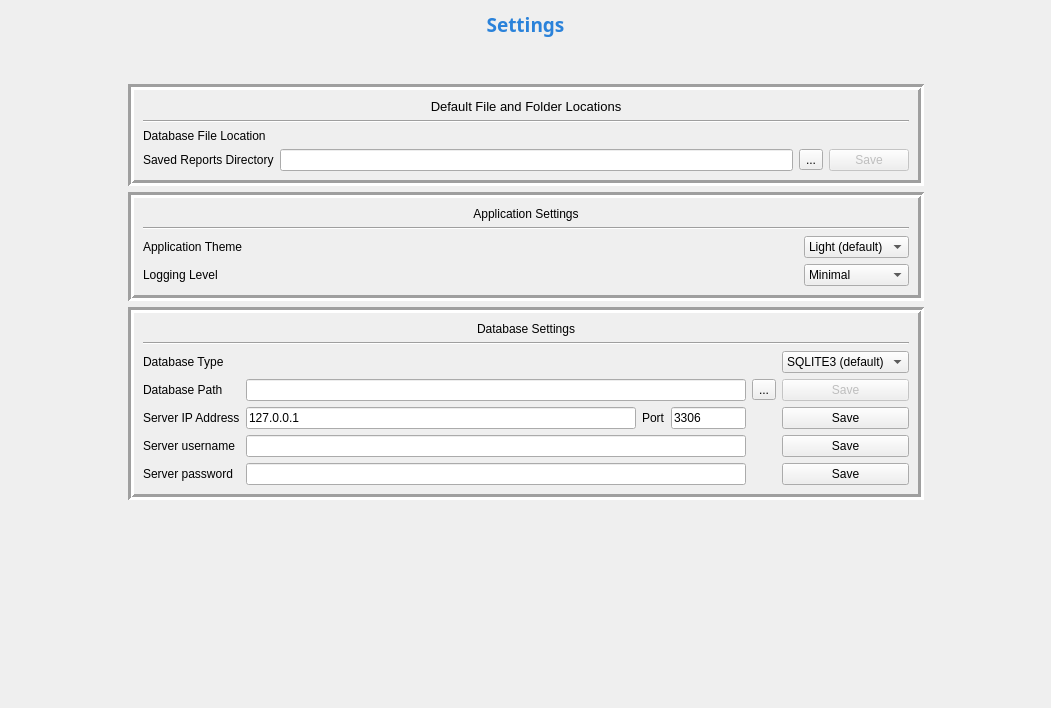
<?xml version="1.0" encoding="UTF-8"?>
<ui version="4.0">
 <class>SettingsPage</class>
 <widget class="QWidget" name="SettingsPage">
  <property name="geometry">
   <rect>
    <x>0</x>
    <y>0</y>
    <width>1051</width>
    <height>708</height>
   </rect>
  </property>
  <property name="windowTitle">
   <string>Form</string>
  </property>
  <layout class="QVBoxLayout" name="verticalLayout_2">
   <item>
    <layout class="QVBoxLayout" name="verticalLayout">
     <item>
      <widget class="QLabel" name="label">
       <property name="font">
        <font>
         <family>Segoe UI Semibold</family>
         <weight>75</weight>
         <bold>true</bold>
        </font>
       </property>
       <property name="text">
        <string>&lt;html&gt;&lt;head/&gt;&lt;body&gt;&lt;p align=&quot;center&quot;&gt;&lt;span style=&quot; font-size:14pt; color:#2a82da;&quot;&gt;Settings&lt;/span&gt;&lt;/p&gt;&lt;/body&gt;&lt;/html&gt;</string>
       </property>
      </widget>
     </item>
     <item>
      <spacer name="verticalSpacer_2">
       <property name="orientation">
        <enum>Qt::Vertical</enum>
       </property>
       <property name="sizeType">
        <enum>QSizePolicy::Preferred</enum>
       </property>
       <property name="sizeHint" stdset="0">
        <size>
         <width>20</width>
         <height>40</height>
        </size>
       </property>
      </spacer>
     </item>
     <item>
      <layout class="QGridLayout" name="gridLayout">
       <item row="4" column="1">
        <widget class="QFrame" name="frame_2">
         <property name="minimumSize">
          <size>
           <width>0</width>
           <height>50</height>
          </size>
         </property>
         <property name="frameShape">
          <enum>QFrame::Box</enum>
         </property>
         <property name="frameShadow">
          <enum>QFrame::Sunken</enum>
         </property>
         <property name="lineWidth">
          <number>3</number>
         </property>
         <layout class="QVBoxLayout" name="verticalLayout_5">
          <item>
           <widget class="QLabel" name="label_7">
            <property name="text">
             <string>&lt;html&gt;&lt;head/&gt;&lt;body&gt;&lt;p align=&quot;center&quot;&gt;Database Settings&lt;/p&gt;&lt;/body&gt;&lt;/html&gt;</string>
            </property>
           </widget>
          </item>
          <item>
           <widget class="Line" name="line_3">
            <property name="orientation">
             <enum>Qt::Horizontal</enum>
            </property>
           </widget>
          </item>
          <item>
           <layout class="QGridLayout" name="gridLayout_4">
            <item row="2" column="1">
             <layout class="QHBoxLayout" name="horizontalLayout_3">
              <item>
               <widget class="QLineEdit" name="lineEdit_ipAddr">
                <property name="text">
                 <string>127.0.0.1</string>
                </property>
               </widget>
              </item>
              <item>
               <widget class="QLabel" name="label_15">
                <property name="text">
                 <string>Port</string>
                </property>
               </widget>
              </item>
              <item>
               <widget class="QLineEdit" name="lineEdit_port">
                <property name="maximumSize">
                 <size>
                  <width>75</width>
                  <height>16777215</height>
                 </size>
                </property>
                <property name="text">
                 <string>3306</string>
                </property>
               </widget>
              </item>
             </layout>
            </item>
            <item row="0" column="1">
             <spacer name="horizontalSpacer_5">
              <property name="orientation">
               <enum>Qt::Horizontal</enum>
              </property>
              <property name="sizeHint" stdset="0">
               <size>
                <width>40</width>
                <height>20</height>
               </size>
              </property>
             </spacer>
            </item>
            <item row="4" column="1">
             <widget class="QLineEdit" name="lineEdit_psswrd">
              <property name="echoMode">
               <enum>QLineEdit::PasswordEchoOnEdit</enum>
              </property>
             </widget>
            </item>
            <item row="3" column="1">
             <widget class="QLineEdit" name="lineEdit_username"/>
            </item>
            <item row="3" column="3">
             <widget class="QPushButton" name="pushButton_usernameSave">
              <property name="text">
               <string>Save</string>
              </property>
             </widget>
            </item>
            <item row="2" column="3">
             <widget class="QPushButton" name="pushButton_IPAddrSave">
              <property name="text">
               <string>Save</string>
              </property>
             </widget>
            </item>
            <item row="4" column="3">
             <widget class="QPushButton" name="pushButton_psswrdSave">
              <property name="text">
               <string>Save</string>
              </property>
             </widget>
            </item>
            <item row="1" column="2">
             <widget class="QToolButton" name="toolButton_fileBrowse">
              <property name="text">
               <string>...</string>
              </property>
             </widget>
            </item>
            <item row="2" column="0">
             <widget class="QLabel" name="label_11">
              <property name="text">
               <string>Server IP Address</string>
              </property>
             </widget>
            </item>
            <item row="1" column="1">
             <widget class="QLineEdit" name="lineEdit_dbFile">
              <property name="enabled">
               <bool>true</bool>
              </property>
              <property name="sizePolicy">
               <sizepolicy hsizetype="MinimumExpanding" vsizetype="Fixed">
                <horstretch>0</horstretch>
                <verstretch>0</verstretch>
               </sizepolicy>
              </property>
              <property name="minimumSize">
               <size>
                <width>500</width>
                <height>0</height>
               </size>
              </property>
              <property name="maximumSize">
               <size>
                <width>16777215</width>
                <height>16777215</height>
               </size>
              </property>
              <property name="baseSize">
               <size>
                <width>0</width>
                <height>0</height>
               </size>
              </property>
              <property name="readOnly">
               <bool>true</bool>
              </property>
             </widget>
            </item>
            <item row="1" column="0">
             <widget class="QLabel" name="label_10">
              <property name="text">
               <string>Database Path</string>
              </property>
             </widget>
            </item>
            <item row="1" column="3">
             <widget class="QPushButton" name="pushButton_saveDbDir">
              <property name="enabled">
               <bool>false</bool>
              </property>
              <property name="text">
               <string>Save</string>
              </property>
              <property name="default">
               <bool>false</bool>
              </property>
              <property name="flat">
               <bool>false</bool>
              </property>
             </widget>
            </item>
            <item row="3" column="0">
             <widget class="QLabel" name="label_13">
              <property name="text">
               <string>Server username</string>
              </property>
             </widget>
            </item>
            <item row="0" column="3">
             <widget class="QComboBox" name="comboBox_databaseType">
              <item>
               <property name="text">
                <string>SQLITE3 (default)</string>
               </property>
              </item>
              <item>
               <property name="text">
                <string>MySQL</string>
               </property>
              </item>
             </widget>
            </item>
            <item row="0" column="0">
             <widget class="QLabel" name="label_8">
              <property name="text">
               <string>Database Type</string>
              </property>
             </widget>
            </item>
            <item row="4" column="0">
             <widget class="QLabel" name="label_14">
              <property name="text">
               <string>Server password</string>
              </property>
             </widget>
            </item>
           </layout>
          </item>
         </layout>
        </widget>
       </item>
       <item row="1" column="1">
        <widget class="QFrame" name="frame">
         <property name="frameShape">
          <enum>QFrame::Box</enum>
         </property>
         <property name="frameShadow">
          <enum>QFrame::Sunken</enum>
         </property>
         <property name="lineWidth">
          <number>3</number>
         </property>
         <layout class="QVBoxLayout" name="verticalLayout_3">
          <item>
           <widget class="QLabel" name="label_3">
            <property name="text">
             <string>&lt;html&gt;&lt;head/&gt;&lt;body&gt;&lt;p align=&quot;center&quot;&gt;&lt;span style=&quot; font-size:10pt;&quot;&gt;Default File and Folder Locations&lt;/span&gt;&lt;/p&gt;&lt;/body&gt;&lt;/html&gt;</string>
            </property>
           </widget>
          </item>
          <item>
           <widget class="Line" name="line">
            <property name="orientation">
             <enum>Qt::Horizontal</enum>
            </property>
           </widget>
          </item>
          <item>
           <layout class="QGridLayout" name="gridLayout_2">
            <item row="0" column="0">
             <widget class="QLabel" name="label_4">
              <property name="text">
               <string>Database File Location</string>
              </property>
             </widget>
            </item>
            <item row="1" column="3">
             <widget class="QPushButton" name="pushButton_saveReportDir">
              <property name="enabled">
               <bool>false</bool>
              </property>
              <property name="text">
               <string>Save</string>
              </property>
             </widget>
            </item>
            <item row="1" column="2">
             <widget class="QToolButton" name="toolButton_reportsLoc">
              <property name="text">
               <string>...</string>
              </property>
             </widget>
            </item>
            <item row="1" column="1">
             <widget class="QLineEdit" name="lineEdit_reportsDir">
              <property name="minimumSize">
               <size>
                <width>500</width>
                <height>0</height>
               </size>
              </property>
              <property name="toolTip">
               <string>The direcotry where all generated reports will be writen.</string>
              </property>
              <property name="readOnly">
               <bool>true</bool>
              </property>
             </widget>
            </item>
            <item row="1" column="0">
             <widget class="QLabel" name="label_2">
              <property name="toolTip">
               <string>The direcotry where all generated reports will be writen.</string>
              </property>
              <property name="statusTip">
               <string/>
              </property>
              <property name="whatsThis">
               <string>Test</string>
              </property>
              <property name="accessibleName">
               <string/>
              </property>
              <property name="accessibleDescription">
               <string/>
              </property>
              <property name="text">
               <string>Saved Reports Directory</string>
              </property>
             </widget>
            </item>
           </layout>
          </item>
         </layout>
        </widget>
       </item>
       <item row="1" column="0">
        <spacer name="horizontalSpacer_3">
         <property name="orientation">
          <enum>Qt::Horizontal</enum>
         </property>
         <property name="sizeType">
          <enum>QSizePolicy::Expanding</enum>
         </property>
         <property name="sizeHint" stdset="0">
          <size>
           <width>40</width>
           <height>20</height>
          </size>
         </property>
        </spacer>
       </item>
       <item row="1" column="2">
        <spacer name="horizontalSpacer">
         <property name="orientation">
          <enum>Qt::Horizontal</enum>
         </property>
         <property name="sizeType">
          <enum>QSizePolicy::Expanding</enum>
         </property>
         <property name="sizeHint" stdset="0">
          <size>
           <width>40</width>
           <height>20</height>
          </size>
         </property>
        </spacer>
       </item>
       <item row="2" column="1">
        <widget class="QFrame" name="frame_3">
         <property name="minimumSize">
          <size>
           <width>0</width>
           <height>50</height>
          </size>
         </property>
         <property name="frameShape">
          <enum>QFrame::Box</enum>
         </property>
         <property name="frameShadow">
          <enum>QFrame::Sunken</enum>
         </property>
         <property name="lineWidth">
          <number>3</number>
         </property>
         <layout class="QVBoxLayout" name="verticalLayout_4">
          <item>
           <widget class="QLabel" name="label_5">
            <property name="text">
             <string>&lt;html&gt;&lt;head/&gt;&lt;body&gt;&lt;p align=&quot;center&quot;&gt;Application Settings&lt;/p&gt;&lt;/body&gt;&lt;/html&gt;</string>
            </property>
           </widget>
          </item>
          <item>
           <widget class="Line" name="line_2">
            <property name="orientation">
             <enum>Qt::Horizontal</enum>
            </property>
           </widget>
          </item>
          <item>
           <layout class="QGridLayout" name="gridLayout_6">
            <item row="2" column="0">
             <widget class="QLabel" name="label_6">
              <property name="text">
               <string>Application Theme</string>
              </property>
             </widget>
            </item>
            <item row="2" column="1">
             <spacer name="horizontalSpacer_4">
              <property name="orientation">
               <enum>Qt::Horizontal</enum>
              </property>
              <property name="sizeHint" stdset="0">
               <size>
                <width>40</width>
                <height>20</height>
               </size>
              </property>
             </spacer>
            </item>
            <item row="2" column="2">
             <widget class="QComboBox" name="comboBox">
              <item>
               <property name="text">
                <string>Light (default)</string>
               </property>
              </item>
              <item>
               <property name="text">
                <string>Dark</string>
               </property>
              </item>
             </widget>
            </item>
            <item row="3" column="0">
             <widget class="QLabel" name="label_9">
              <property name="text">
               <string>Logging Level</string>
              </property>
             </widget>
            </item>
            <item row="3" column="2">
             <widget class="QComboBox" name="comboBox_2">
              <item>
               <property name="text">
                <string>Minimal</string>
               </property>
              </item>
              <item>
               <property name="text">
                <string>Verbose</string>
               </property>
              </item>
             </widget>
            </item>
           </layout>
          </item>
         </layout>
        </widget>
       </item>
      </layout>
     </item>
     <item>
      <spacer name="verticalSpacer">
       <property name="orientation">
        <enum>Qt::Vertical</enum>
       </property>
       <property name="sizeHint" stdset="0">
        <size>
         <width>20</width>
         <height>40</height>
        </size>
       </property>
      </spacer>
     </item>
    </layout>
   </item>
  </layout>
 </widget>
 <resources/>
 <connections/>
</ui>
